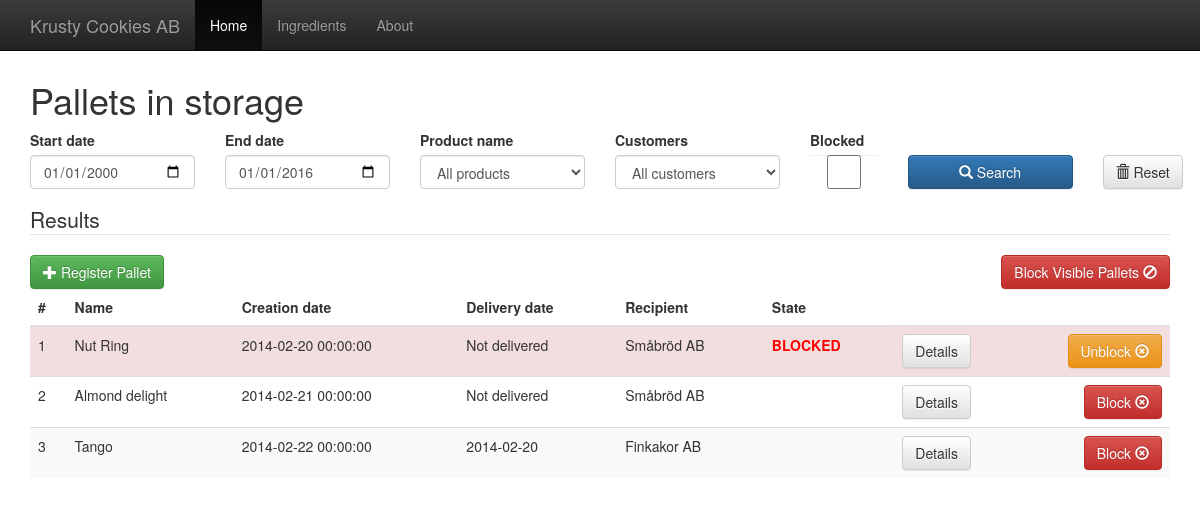
The page / on the database its author committed.
### tables this page shows
create table pallets (
	palletID INT NOT NULL AUTO_INCREMENT,
	productID INT NOT NULL,
	orderID INT NOT NULL,
	currentState VARCHAR(255),
	creationDate DateTime,
	FOREIGN KEY(productID) REFERENCES products(productID),
	FOREIGN KEY(orderID) REFERENCES orders(orderID),
	PRIMARY KEY(palletID)
);

create table products ( 
	productID INT NOT NULL AUTO_INCREMENT,
	productName VARCHAR(255),
	PRIMARY KEY(productID)
);

create table customers ( 
	customerID INT NOT NULL AUTO_INCREMENT,
	customerName VARCHAR(255),
	address VARCHAR(255) ,
	PRIMARY KEY(customerID)
);

create table loadingOrders (
	loadingOrderlD INT NOT NULL AUTO_INCREMENT,
	orderID INT NOT NULL,
	loadingDate Date,
	FOREIGN KEY(orderID) REFERENCES orders(orderID),
	PRIMARY KEY(loadingOrderlD)
);

### database/mysql_connect_data.inc.php (called while the page is built)
<?php
	$host = "127.0.0.1";
	$userName = "eda216";
	$password = "eda216";
	$database = "eda216";
?>

### database/database.inc.php (called while the page is built, shortened)
<?php
require_once('./database/classes.php');
class Database {
	private $host;
	private $userName;
	private $password;
	private $database;
	private $conn;
	public function __construct($host, $userName, $password, $database) {
		$this->host = $host;
		$this->userName = $userName;
		$this->password = $password;
		$this->database = $database;
	}
	public function openConnection() {
		try {
			$this->conn = new PDO("mysql:host=$this->host;dbname=$this->database;charset=utf8",
				$this->userName,  $this->password);
			$this->conn->setAttribute(PDO::ATTR_ERRMODE, PDO::ERRMODE_EXCEPTION);
			$this->conn->setAttribute(PDO::ATTR_DEFAULT_FETCH_MODE, PDO::FETCH_ASSOC);
		} catch (PDOException $e) {
			$error = "Connection error: " . $e->getMessage();
			print $error . "<p>";
			unset($this->conn);
			return false;
		}
		return true;
	}
	private function executeQuery($query, $param = null) {
		try {
			$stmt = $this->conn->prepare($query);
			$stmt->execute($param);
			$result = $stmt->fetchAll();
		} catch (PDOException $e) {
			$error = "*** Internal error: " . $e->getMessage() . "<p>" . $query;
			die($error);
		}
		return $result;
	}
	private function createPallets($pallets){
		$output = [];
		foreach ($pallets as $result) {
			$pallet = new Pallet($result);
			array_push($output, $pallet);
		}
		return $output;
	}
	public function getPallets($startDate, $endDate, $productName, $blocked, $customer){
		$sql = "SELECT Pallets.palletID, Pallets.creationDate, "
				."Pallets.currentState, Products.productName, "
				."Customers.customerName, LoadingOrders.loadingDate "
				."FROM pallets LEFT OUTER JOIN loadingOrderContents "
				."ON Pallets.palletId = loadingOrderContents.palletId "
				."LEFT OUTER JOIN LoadingOrders ON loadingOrderContents.loadingOrderlD = LoadingOrders.loadingOrderlD "
				."INNER JOIN products ON Products.productid = Pallets.productid "
				."INNER JOIN Orders ON Orders.orderID = Pallets.orderID "
				."INNER JOIN Customers ON Orders.customerID = Customers.customerID "
				."WHERE creationDate >= ? AND creationDate <= ?";
		$parameters = [$startDate, $endDate];
		$sql = $sql." ORDER BY Pallets.palletID";
		return $this->createPallets($this->executeQuery($sql,$parameters));
	}
}
?>

### database/classes.php (called while the page is built, shortened)
<?php
function ifvarset(&$var, $default){
	return isset($var) ? $var : $default;
}
class Pallet {
	public $state;
	public function isBlocked(){
		return (isset($this->state) && $this->state === "BLOCKED") ? TRUE : FALSE;
	}
	function __construct($result) {
		$this->palletId = ifvarset($result['palletID'], -1);
		$this->creationDate = ifvarset($result['creationDate'], "2000-01-01");
		$this->state = ifvarset($result['currentState'], "unknown");
		$this->productName = ifvarset($result['productName'], "NULL");
		$this->customerName = ifvarset($result['customerName'], "NULL");
		$this->deliveryDate = ifvarset($result['loadingDate'], "");
	}
}
?>

### index.php (the view, shortened to what this page needs)
<?php $title = "Pallets in storage"; include "includes/header.php"; ?>
	<h1><?= $title ?></h1>
	<?php
	$startDate = getSafeParam('startdate', '2000-01-01');
	$endDate = getSafeParam('enddate', '2016-01-01');
	$productName = getSafeParam('productname', null);
	$customerName = getSafeParam('customer', null);
	$blocked = getSafeParam('blocked', null);
	$pallets = $db->getPallets($startDate, $endDate, $productName, $blocked, $customerName);
	$filter = array(
		"startdate" => $startDate,
		"enddate" => $endDate,
		"customer" => $customerName,
		"product" => $productName,
		"blocked" => $blocked
	);
	?>
	<fieldset>
	    <form>
		    <div class='row'>
		    	<div class='col-sm-2'>
		            <div class='form-group'>
		                <label>Start date</label>
		                <input type="date" class="form-control" name="startdate" value="<?= $startDate ?>"/>
		            </div>
		        </div>
		        <div class='col-sm-2'>
		            <div class='form-group'>
		                <label>End date</label>
		                <input type="date" class="form-control" name="enddate" value="<?= $endDate ?>"/>
		            </div>
		        </div>
		        <div class='col-sm-2'>
		            <div class='form-group'>
		                <label>Product name</label>
		                <select class="form-control" name="productname">
							<option value="">All products</option>
						</select>
		        	</div>
		        </div>
		        <div class='col-sm-2'>
		            <div class='form-group'>
		                <label>Customers</label>
		                <select class="form-control" name="customer">
							<option value="">All customers</option>
						</select>
		            </div>
		        </div>
		        <div class='col-sm-1'>
		            <div class='form-group'>
		                <label>Blocked</label>
		                <input type="checkbox" class="form-control checkboxfix" name="blocked" value="true" <?= $blocked ? "checked" : ""; ?> />
		            </div>
		        </div>
		         <div class='col-sm-2'>
		            <div class='form-group actionbuttons'>
		                <button id="_search_btn" type="submit" class="btn btn-primary expand">
		                	<span class="glyphicon glyphicon-search"></span> Search
	                	</button>
		    		</div>
		    	</div>
				<div class='col-sm-1'>
		            <div class='form-group actionbuttons'>
				        <button id="_reset_btn" type="reset" class="btn btn-default">
		    				<span class="glyphicon glyphicon-trash"></span> Reset
						</button>
		    		</div>
		    	</div>
		    </div>
	    </form>
	</fieldset>
	<legend>Results</legend>
	<a role="button" class="btn btn-success pull-left"
		href="createpallet.php">
		<span class="glyphicon glyphicon-plus"></span>
		Register Pallet
	</a>
	<a role="button" class="btn btn-danger pull-right"
		href="block.php?id=all&filter=<?= urlencode(base64_encode(serialize($filter))) ?>&action=block&relocation=<?= urlencode(url()) ?>">
		Block Visible Pallets
		<span class="glyphicon glyphicon-ban-circle"></span>
	</a>
	<table class="table table-striped pallet-table">
		<thead>
			<tr>
				<th>#</th>
				<th>Name</th>
				<th>Creation date</th>
				<th>Delivery date</th>
				<th>Recipient</th>
				<th>State</th>
			</tr>
		</thead>
		<tbody>
		<?php if(is_array($pallets)){
		 	foreach ($pallets as $pallet) { ?>
			<tr class='<?= $pallet->isBlocked() ? "danger" : "" ?>'>
				<td><?= $pallet->palletId ?></td>
				<td><?= $pallet->productName ?></td>
				<td><?= $pallet->creationDate ?></td>
				<td><?= ($pallet->deliveryDate ? $pallet->deliveryDate : "Not delivered") ?></td>
				<td><?= $pallet->customerName ?></td>
				<td class='state'><?= $pallet->state ?></td>
				<td class='viewbutton'>
					<a 	role="button"
						class="btn btn-default"
						href="showpallet.php?id=<?= $pallet->palletId ?>">
							Details
					</a>
					<a 	role="button"
						class="btn <?= $pallet->isBlocked() ? "btn-warning" : "btn-danger" ?> pull-right"
						href="block.php?id=<?= $pallet->palletId ?>&action=<?= $pallet->isBlocked() ? "unblock" : "block" ?>&relocation=<?= urlencode(url()) ?>">
							<?= $pallet->isBlocked() ? "Unblock" : "Block" ?>
							<span class="glyphicon glyphicon-remove-circle"></span>
					</a>
				</td>
			</tr>
			<?php }
		} ?>
		</tbody>
	</table>
</div>
<?php include "includes/footer.php"; ?>

### static/global.style.css (style rules this page uses)
.pallet-table .danger .state { font-weight: bold; color: red; }
.expand { width: 100%; }
.checkboxfix { margin: 0px 0px 0px 0px !important; }

### rows shown on the page
pallets: palletID "1", productID.productName "Nut Ring", creationDate "2014-02-20 00:00:00", shows "Not delivered", customers.customerName "Småbröd AB", currentState "BLOCKED", shows "Unblock"
pallets: palletID "2", productID.productName "Almond delight", creationDate "2014-02-21 00:00:00", shows "Not delivered", customers.customerName "Småbröd AB", currentState "Block"
pallets: palletID "3", productID.productName "Tango", creationDate "2014-02-22 00:00:00", loadingorders.loadingDate "2014-02-20", customers.customerName "Finkakor AB", currentState "Block"

### other values the page prints
$projectname "Krusty Cookies AB"
$title "Pallets in storage"
